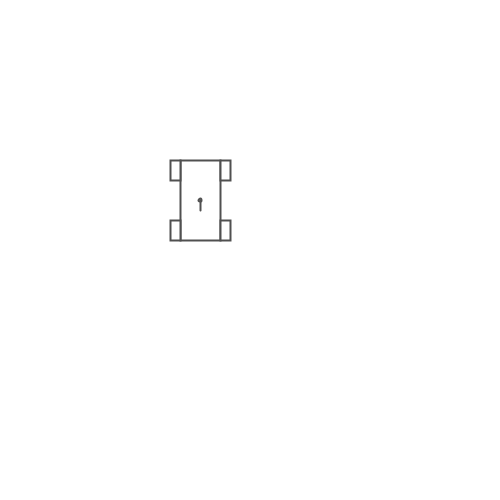
Frame 1 (no input)
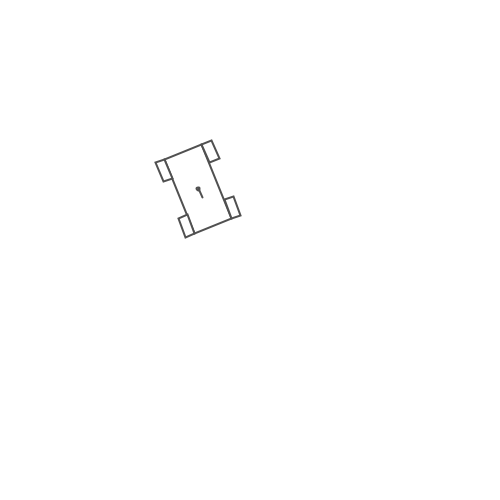
Frame 60 (the mouse pressed at the canvas centre just before this capture)
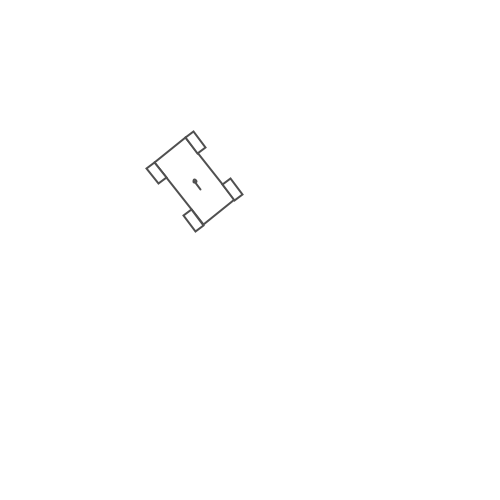
Frame 120 (the mouse held since frame 60 and released just before this capture)

The Processing sketch that drew these frames (run headless with seeded random() and noise(); from frame 60 on, the mouse is pressed at the canvas centre):

// Processing sketch: simulation
// ── simulation.pde
/*
Driving Simulation

This is currently 2D, but turning it 3D will not be too hard.

Also, as of now this assuems 4 wheels with 2 wheel drive.
*/




//
// Utility Functions & Classes
// - Transform & ChildTransform are for simpler position keeping
// - drawRect(transform) will draw a rectangle
//

class Transform {
  protected float x, y;
  protected float rotation;
  
  public Transform(float x, float y) {
     this.x = x;
     this.y = y;
     rotation = 0;
  }
  
  /**
  Returns an array of all rotation values,
  float[] {x, y, rotation}
  */
  public float[] getTransformArray () {
    return new float[] {x, y, rotation};
  }
  public float getAngle() { return rotation; }
  public float getX() { return x; }
  public float getY() { return y; }
  
  public void rotate(float deltaRot) {
    rotation += deltaRot;
    rotation %= 360;
  }
  public void moveOnX(float deltaX) { this.x += deltaX; }
  public void moveOnY(float deltaY) { this.y += deltaY; }

  public void moveLocalX(float deltaX) {
    this.y += deltaX * sin(rotation);
    this.x += deltaX * cos(rotation);
  }
  public void moveLocalY(float deltaY) {
    this.y += deltaY * cos(rotation);
    this.x += -deltaY * sin(rotation);
  }
  
  public void setAngle(float rotation) { this.rotation = rotation % 360; }
  public void setX(float x) { this.x = x; }
  public void setY(float y) { this.y = y; }
}

class ChildTransform extends Transform {
  Transform parent;
  float xOff;
  float yOff;
  
  public ChildTransform(Transform parentTransform, float x, float y) {
    super(x, y);
    parent = parentTransform;
    // Even when x & y change (translation) xOff & yOff stay constant
    xOff = x;
    yOff = y;
  }
  
  @Override
  public float getAngle() { return (rotation + parent.getAngle()) % 360; }
  // These require transformation because of offset
  // The actual equations come from transformation matricies
  public float getX() { 
    float pAng = parent.getAngle();
    float pX = parent.getX();
    return xOff * cos(pAng) - yOff * sin(pAng) + pX;
  }
  public float getY() { 
    float pAng = parent.getAngle();
    float pY = parent.getY();
    return xOff * sin(pAng) + yOff * cos(pAng) + pY;
  }
}



public void drawRect(Transform transform, float w, float h) {
  pushMatrix();
  translate(transform.getX(), transform.getY());
  rotate(transform.getAngle()); // radian conversion
  rect(-w/2, -h/2, w, h);
  popMatrix();
}

public void drawArrow(Transform transform, float arrowLength) {
  drawArrow(transform.getX(), transform.getY(), transform.getAngle(), arrowLength);
}

public void drawArrow(float x, float y, float angle, float arrowLength) {
  float x2 = x - arrowLength * sin(angle);
  float y2 = y + arrowLength * cos(angle);

  circle(x, y, 3);
  line(x, y, x2, y2);
}





//
// Flow
//

Transform center = new Transform(200, 200);

float carWidth = 40;
float carHeight = 80;
float tireWidth = 10;
float tireHeight = 20;

Transform[] children = new ChildTransform[] {
  new ChildTransform(center, 0, -10),   // Camera

  new ChildTransform(center, -carWidth/2 - tireWidth/2, -carHeight/2 + tireHeight/2),
  new ChildTransform(center, -carWidth/2 - tireWidth/2, carHeight/2 - tireHeight/2),
  new ChildTransform(center, carWidth/2 + tireWidth/2, -carHeight/2 + tireHeight/2),
  new ChildTransform(center, carWidth/2 + tireWidth/2, carHeight/2 - tireHeight/2),
};

void setup () {
  size(500, 500);
  
  stroke(150);
  strokeWeight(2);
  frameRate(30);
}

void draw () {
  background(255);
  stroke(80);

  drawRect(center, carWidth, carHeight);

  drawRect(children[1], tireWidth, tireHeight);
  drawRect(children[2], tireWidth, tireHeight);
  drawRect(children[3], tireWidth, tireHeight);
  drawRect(children[4], tireWidth, tireHeight);

  drawArrow(center, 10);

  center.rotate(0.1);
  center.moveLocalY(3);
}
